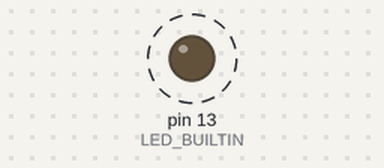
Recording of a sketch running on a simulated Arduino Uno, built with avr-gcc and run on an emulated ATmega328P. On the bench: output pins drawn as LEDs (lit = HIGH). Dashed ring = blinking. What the sketch prints to the serial monitor is not drawn.

Above: at 0.3 s.
Timing chart, 0 to 3.0 s (numbered marks = the images above):
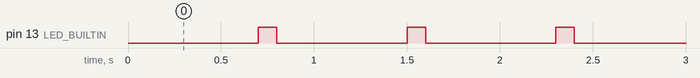

The sketch:

MIDI_Transmit_LGT8F_test.ino
```cpp
// (licence header left out)
// Definitions
void MIDImessage(int command, int MIDInote, int MIDIvelocity);


 int velocity = 100;//velocity of MIDI notes, must be between 0 and 127
 //(higher velocity usually makes MIDI instruments louder)
 //int note = 50;
 int note = 12;
 int noteON = 144;//144 = 10010000 in binary, note on command

void setup() {
  //  Set MIDI baud rate:
  //mySerial.begin(9600);
  Serial.begin(31250);
  pinMode(LED_BUILTIN, OUTPUT);
  digitalWrite(LED_BUILTIN, LOW);
}

void loop() {
    MIDImessage(noteON, note, velocity);//turn note on
    delay(700);//hold note for 700ms
    digitalWrite(LED_BUILTIN, HIGH);
    velocity += 10;
    velocity %= 110;
    delay(100);//hold note for 700ms
    digitalWrite(LED_BUILTIN, LOW);

}

//send MIDI message
void MIDImessage(int command, int MIDInote, int MIDIvelocity) {
  Serial.write(command);//send note on or note off command
  Serial.write(MIDInote);//send pitch data
  Serial.write(MIDIvelocity);//send velocity data
}
```

Measured:
- by itself, pin 13 (LED_BUILTIN): alternates HIGH for 0.10 s and LOW for 0.70 s
